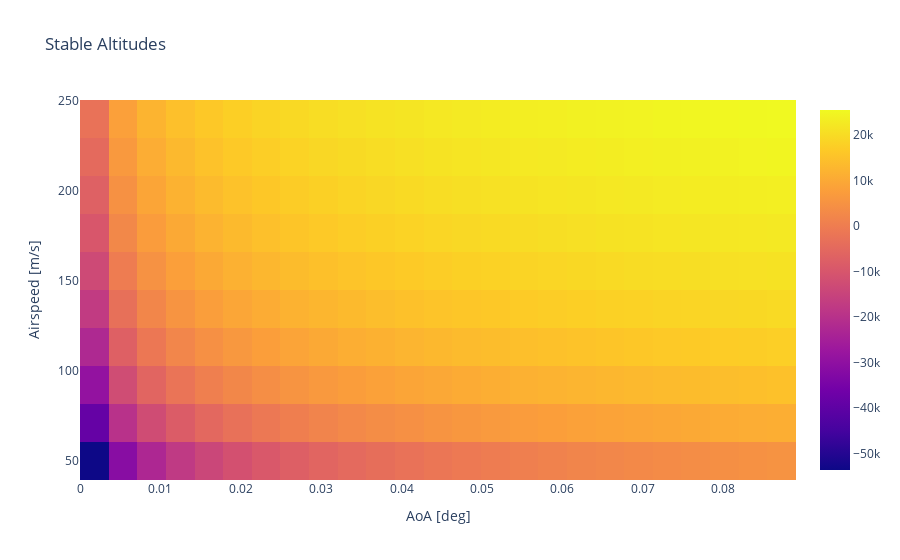

This figure's notebook cell:
### Code cell
MASS = airplane.MAX_MASS * 0.80  # [kg]

# below a certain *critical AoA* there will just not be a stable altitude
# and the airplane will descend until crashing into ground
CRITICAL_AOA = math.radians(0.1)

airspeeds = discretize_airspeed(10)

data = []
for airspeed in airspeeds:
    row = []
    for cfg in stable_configurations:
        if cfg.aoa < CRITICAL_AOA:
            continue
        row.append(solve_altitude(cfg.aoa, cfg.trim, airspeed, MASS))
    data.append(row)

fig = graph_objects.Figure()
fig.add_trace(
    graph_objects.Heatmap(
        y=airspeeds,
        x=[
            cfg.aoa
            for cfg in stable_configurations
            if cfg.aoa >= CRITICAL_AOA
        ],
        z=data,
    )
)
fig.update_layout(
    title_text="Stable Altitudes",
    xaxis_title="AoA [deg]",
    yaxis_title="Airspeed [m/s]",
)
fig.show()

### Figure 1 — Plotly figure (JSON) as saved in the notebook; plotly's stock layout.template omitted (floating-point values rounded to 4 significant figures; data arrays with more than 128 entries replaced by an {"elided": "..."} marker saying what was removed)
{"data": [{"type": "heatmap", "x": [0.001781, 0.005343, 0.008905, 0.01247, 0.01603, 0.01959, 0.02315, 0.02671, 0.03028, 0.03384, 0.0374, 0.04096, 0.04452, 0.04809, 0.05165, 0.05521, 0.05877, 0.06233, 0.0659, 0.06946, 0.07302, 0.07658, 0.08014, 0.0837, 0.08727], "y": [50, 71.11, 92.22, 113.3, 134.4, 155.6, 176.7, 197.8, 218.9, 240], "z": {"elided": "10x25 float values"}}], "layout": {"title": {"text": "Stable Altitudes"}, "xaxis": {"title": {"text": "AoA [deg]"}}, "yaxis": {"title": {"text": "Airspeed [m/s]"}}}}
